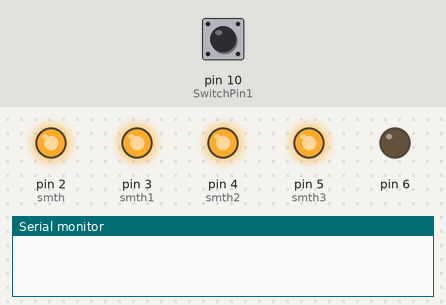
A sketch run on a simulated Arduino Uno, built with avr-gcc and run on an emulated ATmega328P. Parts: output pins drawn as LEDs (lit = HIGH), the last lines printed to the serial monitor. Inputs (shaded band) come from the test bench; at power-on: pin 10 (SwitchPin1) HIGH.

Above: at 0.2 s.
At 2.0 s:
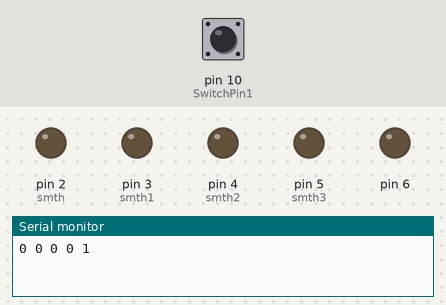
Timing chart, 0 to 3.0 s (numbered marks = the images above):
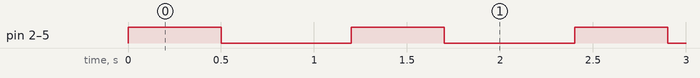

Measured:
- by itself, pin 2 (smth), pin 3 (smth1), pin 4 (smth2), pin 5 (smth3): alternates HIGH for 0.50 s and LOW for 0.70 s

The sketch:

Button_and_Relay.ino
```cpp
int smth = 2;
int smth1 = 3;
int smth2 = 4;
int smth3 = 5;

#define SwitchPin1 10  //SD3

void setup() {
  Serial.begin(9600);
  pinMode(smth, OUTPUT);
  pinMode(smth1, OUTPUT);
  pinMode(smth2, OUTPUT);
  pinMode(smth3, OUTPUT);
  pinMode(SwitchPin1, INPUT);


  pinMode(6, OUTPUT);
}

void loop() {


  digitalWrite(smth, HIGH);
  digitalWrite(smth1, HIGH);
  digitalWrite(smth2, HIGH);
  digitalWrite(smth3, HIGH);
  delay(500);


  digitalWrite(smth, LOW);
  digitalWrite(smth1, LOW);
  digitalWrite(smth2, LOW);
  digitalWrite(smth3, LOW);
  delay(500);

  int val = digitalRead(smth);
  int val1 = digitalRead(smth1);
  int val2 = digitalRead(smth2);
  int val3 = digitalRead(smth3);

  int val4 = digitalRead(SwitchPin1);

  Serial.print(val);
  Serial.print(" ");

  Serial.print(val1);
  Serial.print(" ");

  Serial.print(val2);
  Serial.print(" ");

  Serial.print(val3);
  Serial.print(" ");

  Serial.print(val4);
  Serial.print(" ");

  Serial.println(" ");

  delay(200);


}
```
